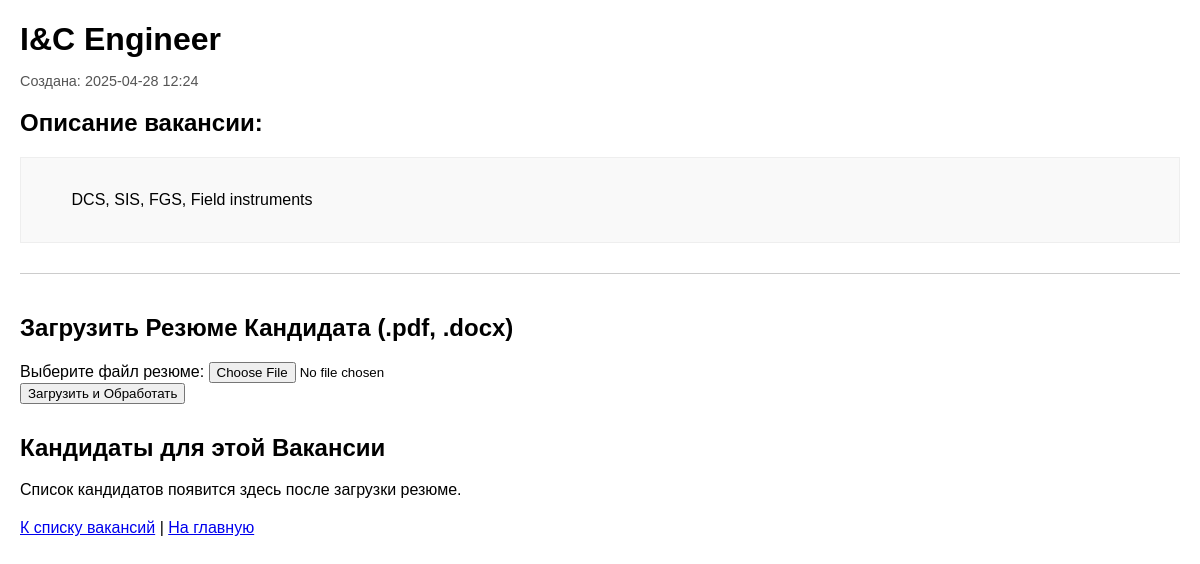
The app's page /jobs/2 (signed in), older data.
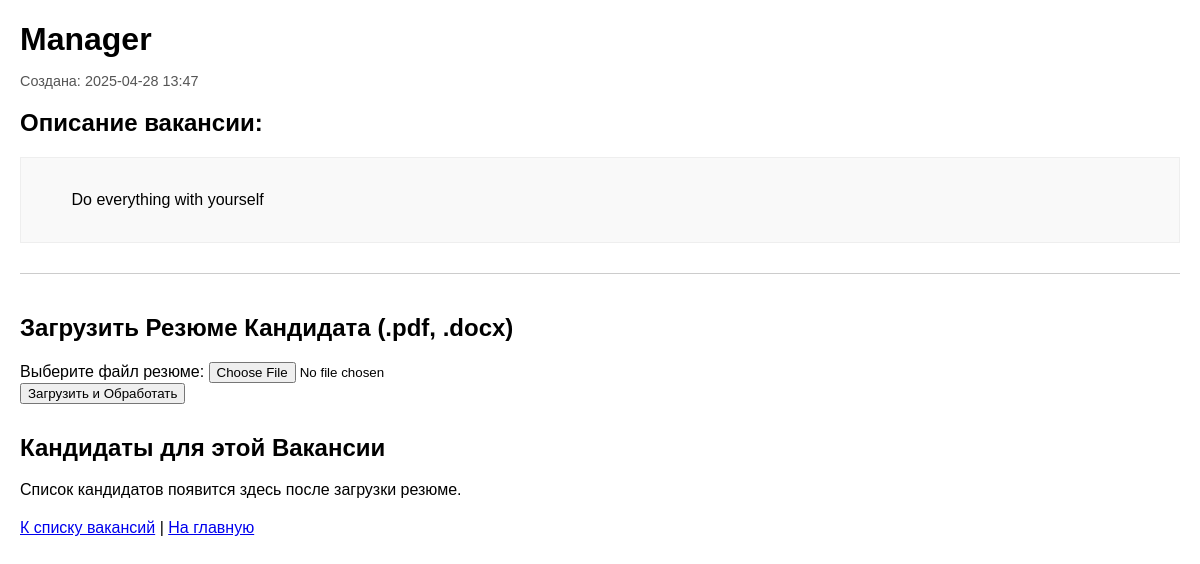
The same page, newer data.
### app.py (models this page shows, shortened)
class Vacancy(db.Model):
    id = db.Column(db.Integer, primary_key=True)
    title = db.Column(db.String(100), nullable=False)
    description = db.Column(db.Text, nullable=False)
    created_at = db.Column(db.DateTime, nullable=False, default=datetime.utcnow)
    user_id = db.Column(db.Integer, db.ForeignKey('user.id'), nullable=False)
    candidates = db.relationship('Candidate', backref='vacancy', lazy=True, cascade='all, delete-orphan')

### app.py (the view)
@app.route('/jobs/<int:job_id>')
@login_required
def view_job(job_id):
    job = Vacancy.query.get_or_404(job_id)
    if job.user_id != current_user.id:
        abort(403) # 403 Forbidden
    return render_template('view_job.html', job=job, user=current_user)

### app.py (called while the page is built)
@login_manager.user_loader
def load_user(user_id):
    return User.query.get(int(user_id))

### templates/view_job.html (shortened to what this page needs)
<!DOCTYPE html>
<html lang="ru">
<head>
</head>
<body>
    <h1>{{ job.title }}</h1>
    <p class="job-meta">
        Создана: {{ job.created_at.strftime('%Y-%m-%d %H:%M') }}
    </p>
    <h2>Описание вакансии:</h2>
    <div class="job-description">
        {{ job.description }}
    </div>
    <div style="margin-top: 30px; padding-top: 20px; border-top: 1px solid #ccc;">
        <h2>Загрузить Резюме Кандидата (.pdf, .docx)</h2>
        <form method="POST" action="{{ url_for('upload_resume', job_id=job.id) }}" enctype="multipart/form-data">
            <div>
                <label for="resume_file">Выберите файл резюме:</label>
                <input type="file" id="resume_file" name="resume_file" accept=".pdf,.docx" required>
            </div>
            <button type="submit">Загрузить и Обработать</button>
        </form>
    </div>
    <div style="margin-top: 30px;">
        <h2>Кандидаты для этой Вакансии</h2>
        <p class="no-jobs">Список кандидатов появится здесь после загрузки резюме.</p>
    </div>
    <p style="margin-top: 20px;">
        <a href="{{ url_for('list_jobs') }}">К списку вакансий</a>
         |
        <a href="{{ url_for('index') }}">На главную</a>
    </p>
</body>
</html>

Row changes from the older to the newer data that the page shows:
changed Vacancy: title "I&C Engineer" → "Manager"; created_at "2025-04-28 12:24" → "2025-04-28 13:47"; description "DCS, SIS, FGS, Field instruments" → "Do everything with yourself"
